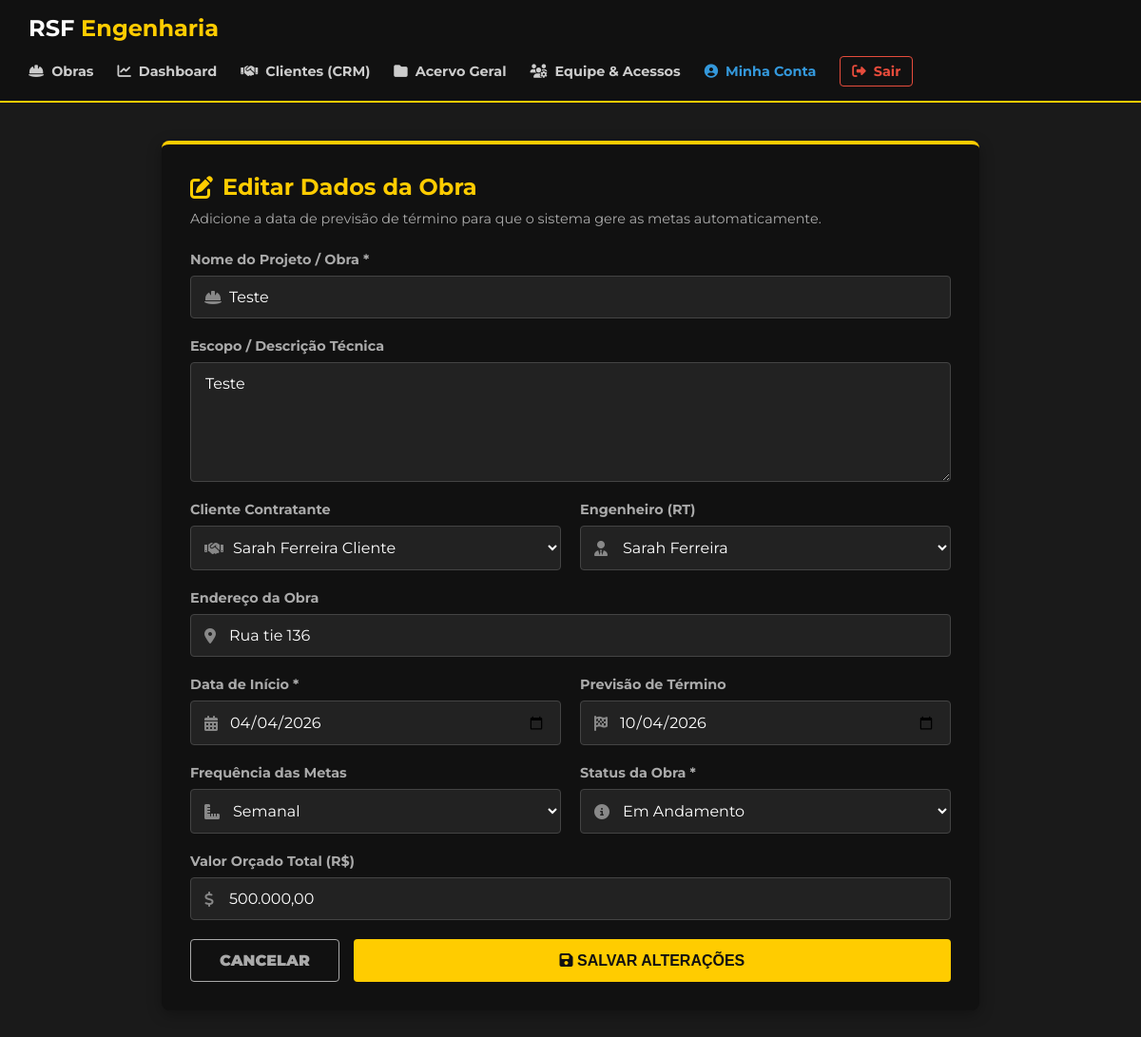
The page /portal/editar_projeto.php?id=2 (signed in) on the database its author committed.
### tables this page shows
CREATE TABLE `projetos` (
  `id` int(11) NOT NULL,
  `nome` varchar(150) NOT NULL,
  `engenheiro_responsavel` varchar(100) NOT NULL,
  `cliente_id` int(11) DEFAULT NULL,
  `valor` decimal(15,2) NOT NULL,
  `descricao` text DEFAULT NULL,
  `endereco` varchar(255) NOT NULL,
  `data_inicio` date NOT NULL,
  `data_fim_prevista` date DEFAULT NULL,
  `frequencia_medicao` enum('Diária','Semanal','Mensal') DEFAULT 'Semanal',
  `status` enum('Em Orçamento','Em Andamento','Pausado','Concluído') DEFAULT 'Em Andamento',
  `criado_em` timestamp NOT NULL DEFAULT current_timestamp()
);

CREATE TABLE `clientes` (
  `id` int(11) NOT NULL,
  `nome` varchar(255) NOT NULL,
  `documento` varchar(20) DEFAULT NULL,
  `telefone` varchar(20) DEFAULT NULL,
  `email` varchar(255) DEFAULT NULL,
  `senha` varchar(255) DEFAULT NULL,
  `status` enum('Ativo','Arquivado') DEFAULT 'Ativo',
  `criado_em` timestamp NOT NULL DEFAULT current_timestamp()
);

CREATE TABLE `usuarios` (
  `id` int(11) NOT NULL,
  `nome` varchar(100) NOT NULL,
  `email` varchar(100) NOT NULL,
  `telefone` varchar(20) DEFAULT NULL,
  `senha_hash` varchar(255) NOT NULL,
  `nivel_acesso` enum('admin','comum') DEFAULT 'comum',
  `status` enum('Ativo','Inativo') DEFAULT 'Ativo',
  `criado_em` timestamp NOT NULL DEFAULT current_timestamp()
);

### portal/editar_projeto.php (the view, shortened to what this page needs)
<?php
require_once 'scripts/conexao.php';
$id_projeto = filter_input(INPUT_GET, 'id', FILTER_VALIDATE_INT);
try {
    $stmt = $pdo->prepare("SELECT * FROM projetos WHERE id = :id LIMIT 1");
    $stmt->execute([':id' => $id_projeto]);
    $projeto = $stmt->fetch();
} catch (PDOException $e) {
    die("Erro ao carregar os dados.");
}
$stmt_eng = $pdo->query("SELECT id, nome FROM usuarios WHERE status = 'Ativo' ORDER BY nome ASC");
$engenheiros = $stmt_eng->fetchAll();
$stmt_cli = $pdo->query("SELECT id, nome FROM clientes WHERE status = 'Ativo' ORDER BY nome ASC");
$clientes = $stmt_cli->fetchAll();
$valor_formatado = number_format($projeto['valor'], 2, ',', '.');
?>
<!DOCTYPE html>
<html lang="pt-BR">
<head>
    <link rel="stylesheet" href="https://cdnjs.cloudflare.com/ajax/libs/font-awesome/6.4.0/css/all.min.css">
    <link rel="stylesheet" href="../styles/projetos.css">
</head>
<body>
    <?php include 'header.php'; ?>
    <main class="container">
        <div class="form-card" style="max-width: 800px; margin: 0 auto;">
            <h2><i class="fas fa-edit"></i> Editar Dados da Obra</h2>
            <p style="color: #aaa; font-size: 0.9rem; margin-top: -15px; margin-bottom: 25px;">
                Adicione a data de previsão de término para que o sistema gere as metas automaticamente.
            </p>
            <form method="POST" action="editar_projeto.php?id=<?= $id_projeto ?>">
                <div class="form-grid">
                    <div class="form-group full-width">
                        <label for="nome">Nome do Projeto / Obra *</label>
                        <div class="input-icon-wrapper">
                            <i class="fas fa-hard-hat"></i>
                            <input type="text" id="nome" name="nome" value="<?= htmlspecialchars($projeto['nome']) ?>" required>
                        </div>
                    </div>
                    <div class="form-group full-width">
                        <label for="descricao">Escopo / Descrição Técnica</label>
                        <textarea id="descricao" name="descricao" rows="3"><?= htmlspecialchars($projeto['descricao']) ?></textarea>
                    </div>
                    <div class="form-group">
                        <label for="cliente_id">Cliente Contratante</label>
                        <div class="input-icon-wrapper">
                            <i class="fas fa-handshake" style="z-index: 1;"></i>
                            <select id="cliente_id" name="cliente_id" style="padding-left: 40px; width: 100%;">
                                <?php foreach ($clientes as $cli): ?>
                                    <option value="<?= $cli['id'] ?>" <?= ($projeto['cliente_id'] == $cli['id']) ? 'selected' : '' ?>>
                                        <?= htmlspecialchars($cli['nome']) ?>
                                    </option>
                                <?php endforeach; ?>
                            </select>
                        </div>
                    </div>
                    <div class="form-group">
                        <label for="engenheiro_responsavel">Engenheiro (RT)</label>
                        <div class="input-icon-wrapper">
                            <i class="fas fa-user-tie" style="z-index: 1;"></i>
                            <select id="engenheiro_responsavel" name="engenheiro_responsavel" style="padding-left: 40px; width: 100%;">
                                <?php foreach ($engenheiros as $eng): ?>
                                    <option value="<?= $eng['id'] ?>" <?= ($projeto['engenheiro_responsavel'] == $eng['id']) ? 'selected' : '' ?>>
                                        <?= htmlspecialchars($eng['nome']) ?>
                                    </option>
                                <?php endforeach; ?>
                            </select>
                        </div>
                    </div>
                    <div class="form-group full-width">
                        <label for="endereco">Endereço da Obra</label>
                        <div class="input-icon-wrapper">
                            <i class="fas fa-map-marker-alt"></i>
                            <input type="text" id="endereco" name="endereco" value="<?= htmlspecialchars($projeto['endereco']) ?>">
                        </div>
                    </div>
                    <div class="form-group">
                        <label for="data_inicio">Data de Início *</label>
                        <div class="input-icon-wrapper">
                            <i class="fas fa-calendar-alt"></i>
                            <input type="date" id="data_inicio" name="data_inicio" value="<?= $projeto['data_inicio'] ?>" required>
                        </div>
                    </div>
                    <div class="form-group">
                        <label for="data_fim_prevista">Previsão de Término</label>
                        <div class="input-icon-wrapper">
                            <i class="fas fa-flag-checkered"></i>
                            <input type="date" id="data_fim_prevista" name="data_fim_prevista" value="<?= htmlspecialchars($projeto['data_fim_prevista'] ?? '') ?>">
                        </div>
                    </div>
                    <div class="form-group">
                        <label for="frequencia_medicao">Frequência das Metas</label>
                        <div class="input-icon-wrapper">
                            <i class="fas fa-ruler-combined" style="z-index: 1;"></i>
                            <select id="frequencia_medicao" name="frequencia_medicao" style="padding-left: 40px; width: 100%;">
                                <option value="Semanal" <?= ($projeto['frequencia_medicao'] == 'Semanal') ? 'selected' : '' ?>>Semanal</option>
                            </select>
                        </div>
                    </div>
                    <div class="form-group">
                        <label for="status">Status da Obra *</label>
                        <div class="input-icon-wrapper">
                            <i class="fas fa-info-circle" style="z-index: 1;"></i>
                            <select id="status" name="status" style="padding-left: 40px; width: 100%;">
                                <option value="Em Andamento" <?= ($projeto['status'] == 'Em Andamento') ? 'selected' : '' ?>>Em Andamento</option>
                            </select>
                        </div>
                    </div>
                    <div class="form-group full-width">
                        <label for="valor">Valor Orçado Total (R$)</label>
                        <div class="input-icon-wrapper">
                            <i class="fas fa-dollar-sign"></i>
                            <input type="text" id="valor" name="valor" value="<?= $valor_formatado ?>" onkeyup="mascaraMoeda(this)">
                        </div>
                    </div>
                </div>
                <div class="form-actions" style="margin-top: 20px;">
                    <a href="detalhes_projeto.php?id=<?= $id_projeto ?>" class="btn-submit" style="background-color: transparent; border: 1px solid #aaa; color: #aaa; text-decoration: none; text-align: center;">Cancelar</a>
                    <button type="submit" class="btn-submit" style="width: 100%;"><i class="fas fa-save"></i> Salvar Alterações</button>
                </div>
            </form>
        </div>
    </main>
</body>
</html>

### styles/projetos.css (style rules this page uses)
:root { --primary-yellow: #FFCC00; --dark-bg: #1A1A1A; --darker-bg: #111111; }
body { margin: 0; font-family: 'Montserrat', sans-serif; background-color: var(--dark-bg); color: #fff; }
.container { padding: 40px 30px; max-width: 900px; margin: 0 auto; }
.form-card { background-color: var(--darker-bg); padding: 30px; border-radius: 8px; box-shadow: 0 4px 15px rgba(0,0,0,0.3); border-top: 4px solid var(--primary-yellow); }
.form-card h2 { margin-top: 0; margin-bottom: 25px; color: var(--primary-yellow); display: flex; align-items: center; gap: 10px; }
.form-grid { display: grid; grid-template-columns: 1fr 1fr; gap: 20px; }
.form-group { display: flex; flex-direction: column; gap: 8px; }
.form-group.full-width { grid-column: span 2; }
.form-group label { font-size: 0.9rem; color: #aaa; font-weight: bold; }
.form-group input, .form-group select, .form-group textarea { padding: 12px 15px; background-color: #222; border: 1px solid #444; border-radius: 4px; color: #fff; font-family: 'Montserrat', sans-serif; font-size: 1rem; transition: all 0.3s; }
.form-group textarea { resize: vertical; min-height: 100px; }
.input-icon-wrapper { position: relative; display: flex; align-items: center; }
.input-icon-wrapper i, .input-icon-wrapper span.prefix { position: absolute; left: 15px; color: #888; font-weight: bold; }
.input-icon-wrapper input { width: 100%; padding-left: 40px; box-sizing: border-box; }
.form-actions { margin-top: 30px; display: flex; justify-content: flex-end; gap: 15px; }
.btn-submit { background-color: var(--primary-yellow); color: #111; border: none; padding: 12px 30px; border-radius: 4px; font-weight: 900; font-size: 1rem; cursor: pointer; transition: 0.3s; text-transform: uppercase; }

### rows shown on the page
projetos: nome "Teste", descricao "Teste", cliente_id "Sarah Ferreira Cliente", engenheiro_responsavel "Sarah Ferreira", endereco "Rua tie 136", data_inicio "04/04/2026", data_fim_prevista "10/04/2026", frequencia_medicao "Semanal", status "Em Andamento", valor "500.000,00"
